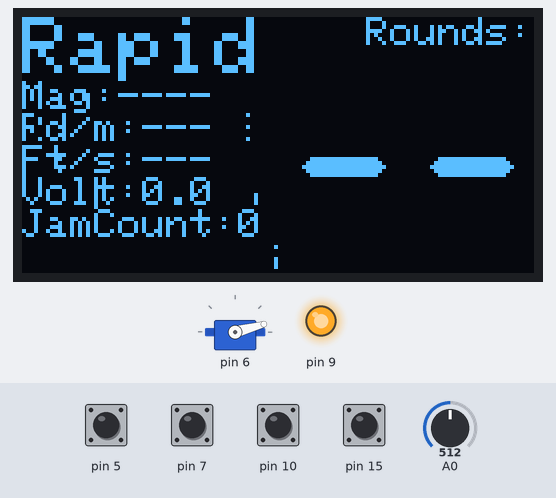
Bench run of a sketch on a simulated Arduino Uno, built with avr-gcc and run on an emulated ATmega328P. Parts: servo, 128×64 one-colour display, output pins drawn as LEDs (lit = HIGH). Inputs (shaded band) come from the test bench; at power-on: pin 5, pin 7, pin 10, pin 15 HIGH, A0 = 512. EEPROM starts erased; what the sketch prints to the serial monitor is not drawn.

Above: at 4.1 s.
4.2 s: pin 15 pulled LOW for 0.15 s
At 5.9 s:
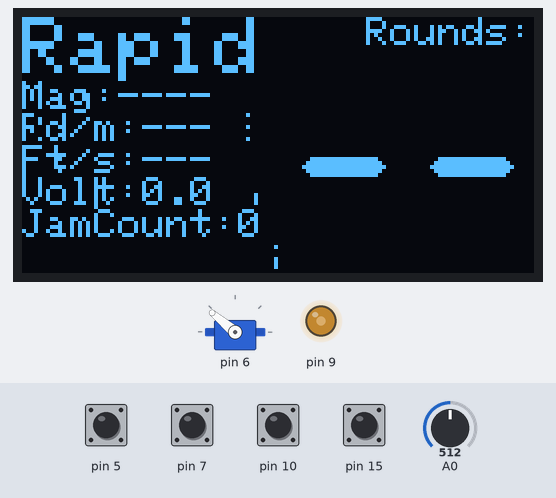
6.2 s: pin 10 pulled LOW for 0.15 s
At 7.2 s:
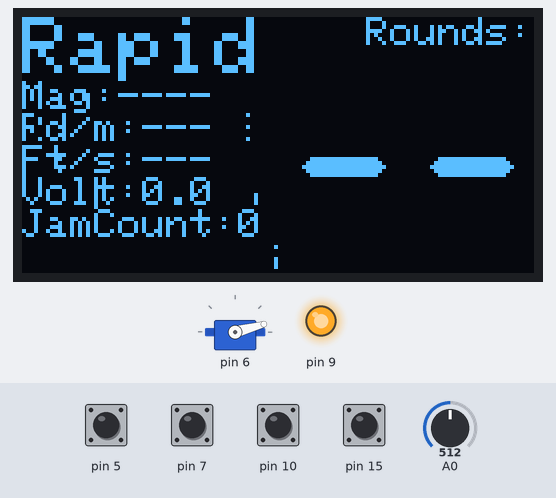
7.8 s: pin 7 pulled LOW for 0.15 s
At 7.87 s:
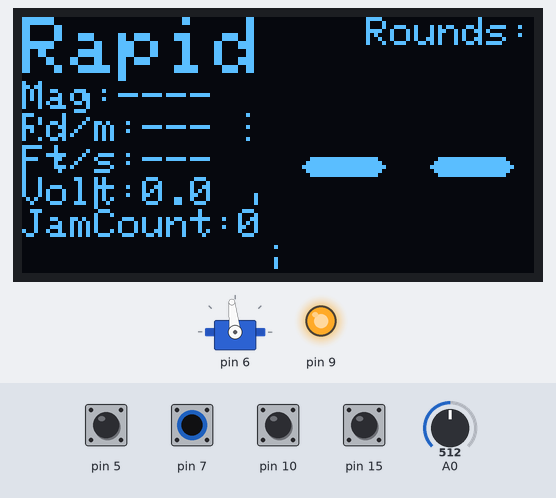
9.4 s: pin 15 pulled LOW for 1 s
At 9.65 s:
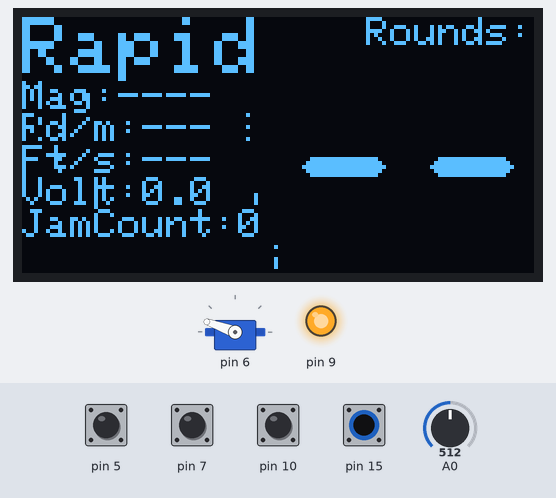
Timing chart, 0 to 12.4 s (numbered marks = the images above; inputs shaded):
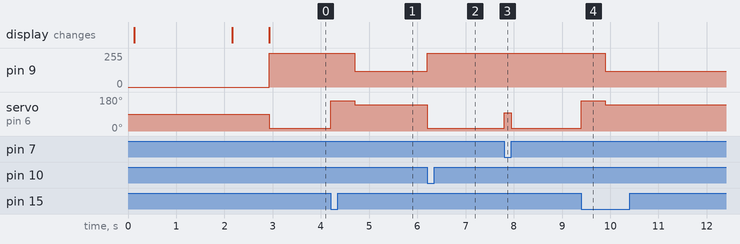

The sketch:

NerfComp_RapidStrike.ino
```cpp
// NerfComp control code for RapidStrike
#include <Arduino.h>
#include <SPI.h>
#include <Wire.h>
#include <EEPROM.h>
#include <Servo.h>
#include <avr/pgmspace.h>

#include <Adafruit_GFX.h>
#include <Adafruit_SSD1306.h>
#include <Adafruit_MCP23008.h>

#include "NerfComp.h"
#include "NerfCompDisplay.h"
#include "NerfCompIO.h"


//////// global variables for main system state ////////
uint8_t magazineType = MAGTYPE_EMPTY;
uint8_t magazineTypeIdx = 0;
int8_t roundCount = -1;
int16_t roundsPerMin = -1;
uint8_t roundsJamCount = 0;
float velocity = -1;
float voltageBatteryAvg = 0.0;
boolean jamDoorOpen = false;
boolean feedJam = false;


//////// configuration parameters for Rapidstrike ////////
#define PARAM_FLYWHEEL_MOTOR_ESC_RUN    0
#define PARAM_FLYWHEEL_REVUP_TIME_SEMI  1
#define PARAM_FLYWHEEL_REVUP_TIME_FULL  2
#define PARAM_PLUNGER_PWM_RUN_SPEED     3
#define PARAM_DART_LENGTH_MM            4
#define PARAM_DISPLAY_DIM               5
#define PARAM_INVERT_MAG                6
#define PARAM_RESET_ALL                 7

const ConfigParam configParams[] PROGMEM = {
  //012345678901234567890
//("   System Config:XXXX"));
  {"       Rev speed", FLYWHEEL_MOTOR_ESC_RUN,  100,  200, 5 }, // 0
  {"   Rev time semi", FLYWHEEL_REVUP_TIME_SEMI,  0, 1000, 50}, // 1
  {"   Rev time full", FLYWHEEL_REVUP_TIME_FULL,  0, 1000, 50}, // 2
  {"   Plunger speed", PLUNGER_PWM_RUN_SPEED,    50,  250, 5 }, // 3
  {"     Dart length", DART_LENGTH_MM,           10,  200, 1 }, // 4
  {"     Display dim", 0,                         0,    1, 1 }, // 5
  {"      Invert mag", 0,                         0,    1, 1 }, // 6
  {"    Reset config", 0,                         0,    1, 1 }, // 7
};

int8_t paramCount(void) {return sizeof(configParams)/sizeof(ConfigParam);}
int16_t paramValueDefault(uint8_t idx) {return (int16_t)pgm_read_word(&configParams[idx].valueDefault);}
int16_t paramValueMax(uint8_t idx)     {return (int16_t)pgm_read_word(&configParams[idx].valueMax);}
int16_t paramValueMin(uint8_t idx)     {return (int16_t)pgm_read_word(&configParams[idx].valueMin);}
int16_t paramValueStep(uint8_t idx)    {return (int16_t)pgm_read_word(&configParams[idx].valueStep);}
const char* paramName(uint8_t idx)     {return (const char*)&configParams[idx].name;}

int16_t paramReadDisplayDim(void)      {return paramRead(PARAM_DISPLAY_DIM);}
int16_t paramReadResetAll(void)        {return paramRead(PARAM_RESET_ALL);}
int16_t paramReadInvertMag(void)       {return paramRead(PARAM_INVERT_MAG);}


//////// setup ////////
void setup() {
  gpioInit();

  // init the serial port for debugging output
  Serial.begin(115200);
  Serial.println(F(" NerfComp: RapidStrike ver 0.7"));
  Serial.print(F("   Free RAM:")); Serial.print(freeRam()); Serial.println(F(" bytes"));

  // init the config Parameters
  paramInit();

  // init the OLED Display
  displayInit();

  // reset the heartbeat time to avoid a bunch of initial updates
  heartbeatInit();
}


void FSM_RapidStrike(boolean p) {
  static boolean sp = true;
  static unsigned long plungerStateTime;
  static int plungerState = PLUNGER_STATE_IDLE;

  displayUpdateEnable(true);
  //if (magazineSwitchRead() && jamDoorRead()) {
  // Safety switches are ok.  process the rev and fire triggers

  int ESCPos = FLYWHEEL_MOTOR_ESC_NEUTRAL;
  // for semi-auto mode, when the trigger is pulled, rev the flywheel, then power the trigger
  switch (plungerState) {
  case PLUNGER_STATE_IDLE: {
    if (sp) {Serial.println(F("")); Serial.println(F(" s:idle")); sp = false; }
    plungerMotorPWM(MOTOR_DIR_BRAKE, PLUNGER_PWM_MAX);
    if (switchRevTriggerRead()) {
      ESCPos = FLYWHEEL_MOTOR_ESC_PRE_RUN_FULL;
    } else {
      ESCPos = FLYWHEEL_MOTOR_ESC_BRAKE;
    }
    if (switchTriggerRead() && STATE_DELAY(TRIGGER_DELAY_TIME)) {
      SET_PLUNGER_STATE(PLUNGER_STATE_FLYWHEEL_REVUP);
    }
    break;
  }
  case PLUNGER_STATE_FLYWHEEL_REVUP: {
    if (sp) {Serial.println(F(" s:revup")); sp = false;}
    plungerMotorPWM(MOTOR_DIR_BRAKE, PLUNGER_PWM_MAX);
    ESCPos = FLYWHEEL_MOTOR_ESC_REVUP;
    displayUpdateEnable(false);
    unsigned long revTime;
    if (switchRevTriggerRead()) {
      revTime = paramRead(PARAM_FLYWHEEL_REVUP_TIME_FULL);
    } else {
      revTime = paramRead(PARAM_FLYWHEEL_REVUP_TIME_SEMI);
    }
    if (STATE_DELAY(revTime)) {
      SET_PLUNGER_STATE(PLUNGER_STATE_CLEAR_END_SWITCH);
    }
    break;
  }
  case PLUNGER_STATE_CLEAR_END_SWITCH: {
    if (sp) {Serial.println(F(" s:clear")); sp = false;}
    plungerMotorPWM(MOTOR_DIR_FWD, paramRead(PARAM_PLUNGER_PWM_RUN_SPEED));
    ESCPos = paramRead(PARAM_FLYWHEEL_MOTOR_ESC_RUN);
    displayUpdateEnable(false);
    if (!switchPlungerStopRead()) {
      SET_PLUNGER_STATE(PLUNGER_STATE_RUN_PLUNGER);
      //displayUpdateForce = true;
    }
    if (STATE_DELAY(FEED_JAM_TIME)) {
      //SET_PLUNGER_STATE(PLUNGER_STATE_IDLE);
      feedJam = true;
    }
    break;
  }
  case PLUNGER_STATE_RUN_PLUNGER: {
    if (sp) {Serial.println(F(" s:run")); sp = false;}
    plungerMotorPWM(MOTOR_DIR_FWD, paramRead(PARAM_PLUNGER_PWM_RUN_SPEED));
    ESCPos = paramRead(PARAM_FLYWHEEL_MOTOR_ESC_RUN);
    displayUpdateEnable(false);
    if (switchPlungerStopRead() && STATE_DELAY(25)) {
      // plunger is at end.  stop it if we're in semi-auto
      if (!switchRevTriggerRead()) {
        // semi auto.  stop the plunger
        SET_PLUNGER_STATE(PLUNGER_STATE_WAIT_FOR_TRIGGGER_RELEASE);
      } else {
        SET_PLUNGER_STATE(PLUNGER_STATE_ROUND_DELAY);
      }
    }
    if (STATE_DELAY(FEED_JAM_TIME)) {
      //SET_PLUNGER_STATE(PLUNGER_STATE_IDLE);
      feedJam = true;
    }
    break;
  }
  case PLUNGER_STATE_ROUND_DELAY: {
    if (sp) {Serial.println(F(" s:delay")); sp = false;}
    plungerMotorPWM(MOTOR_DIR_BRAKE, PLUNGER_PWM_MAX);
    // full auto.  leave the flywheel spinning
    ESCPos = paramRead(PARAM_FLYWHEEL_MOTOR_ESC_RUN);
    displayUpdateEnable(false);
    if ((millis() - plungerStateTime) > ROUND_DELAY_TIME) {
      //displayUpdateForce = true;
      if (switchTriggerRead()) {
        // chamber another round
        SET_PLUNGER_STATE(PLUNGER_STATE_CLEAR_END_SWITCH);
      }
    }
    if (STATE_DELAY(FLYWHEEL_REVDOWN_TIME_FULL)) {
      // rev down the flywheel to idle speed until the trigger is pulled again
      SET_PLUNGER_STATE(PLUNGER_STATE_IDLE);
    }
    if (!switchRevTriggerRead()) {
      // semi auto.  stop the plunger
      SET_PLUNGER_STATE(PLUNGER_STATE_WAIT_FOR_TRIGGGER_RELEASE);
    }
    break;
  }
  case PLUNGER_STATE_WAIT_FOR_TRIGGGER_RELEASE: {
    if (sp) {Serial.println(F(" s:release")); sp = false;}
    plungerMotorPWM(MOTOR_DIR_BRAKE, PLUNGER_PWM_MAX);
    ESCPos = FLYWHEEL_MOTOR_ESC_BRAKE;
    displayUpdateEnable(false);
    if (!switchTriggerRead()) {
      SET_PLUNGER_STATE(PLUNGER_STATE_IDLE);
    }
    break;
  }
  }

  servoESCWrite(ESCPos);

  if (p) {Serial.println(F(""));}
}


//////// Loop ////////
void loop() {

  // look for a dart past the barrel sensor and update the rounds
  dartCheck();

  // Update the heartbeat housekeeping
  boolean printStatus = heartbeatUpdate();

  // run te blaster control FSM
  FSM_RapidStrike(printStatus);

}
```

Measured:
- after the input at 4.2 s, pin 9: 255/255 → 120/255 after 0.50 s; servo on pin 6: 15° → 160° at once, → 140° 0.50 s later
- after the input at 6.2 s, pin 9: 120/255 → 255/255 at once; servo on pin 6: 140° → 15° at once
- after the input at 7.8 s, servo on pin 6: 15° → 96° at once, → 15° 0.15 s later
- after the input at 9.4 s, pin 9: 255/255 → 120/255 after 0.50 s; servo on pin 6: 15° → 160° at once, → 140° 0.50 s later
